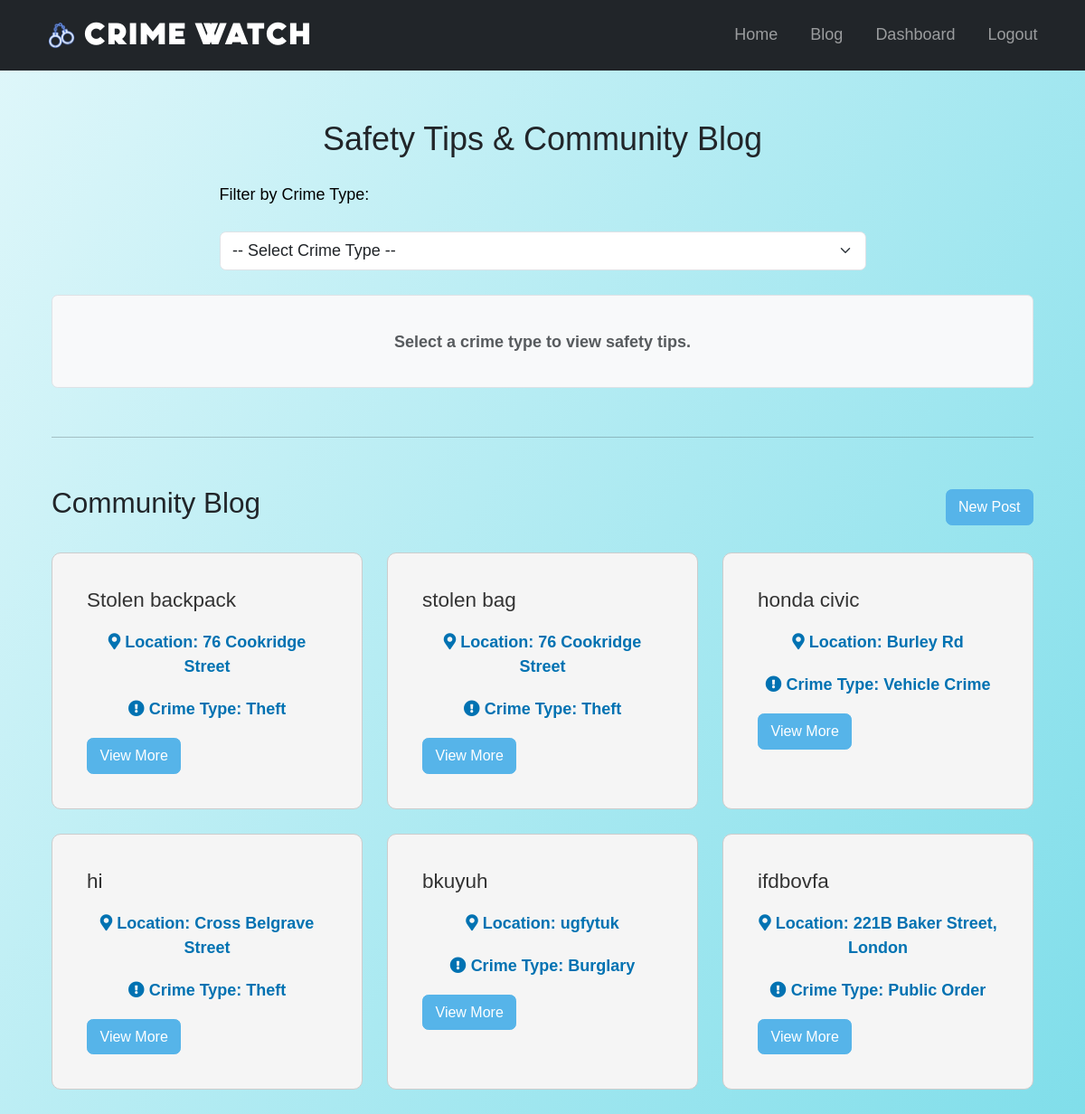
Before: /blog/blog (signed in) with the older database file.
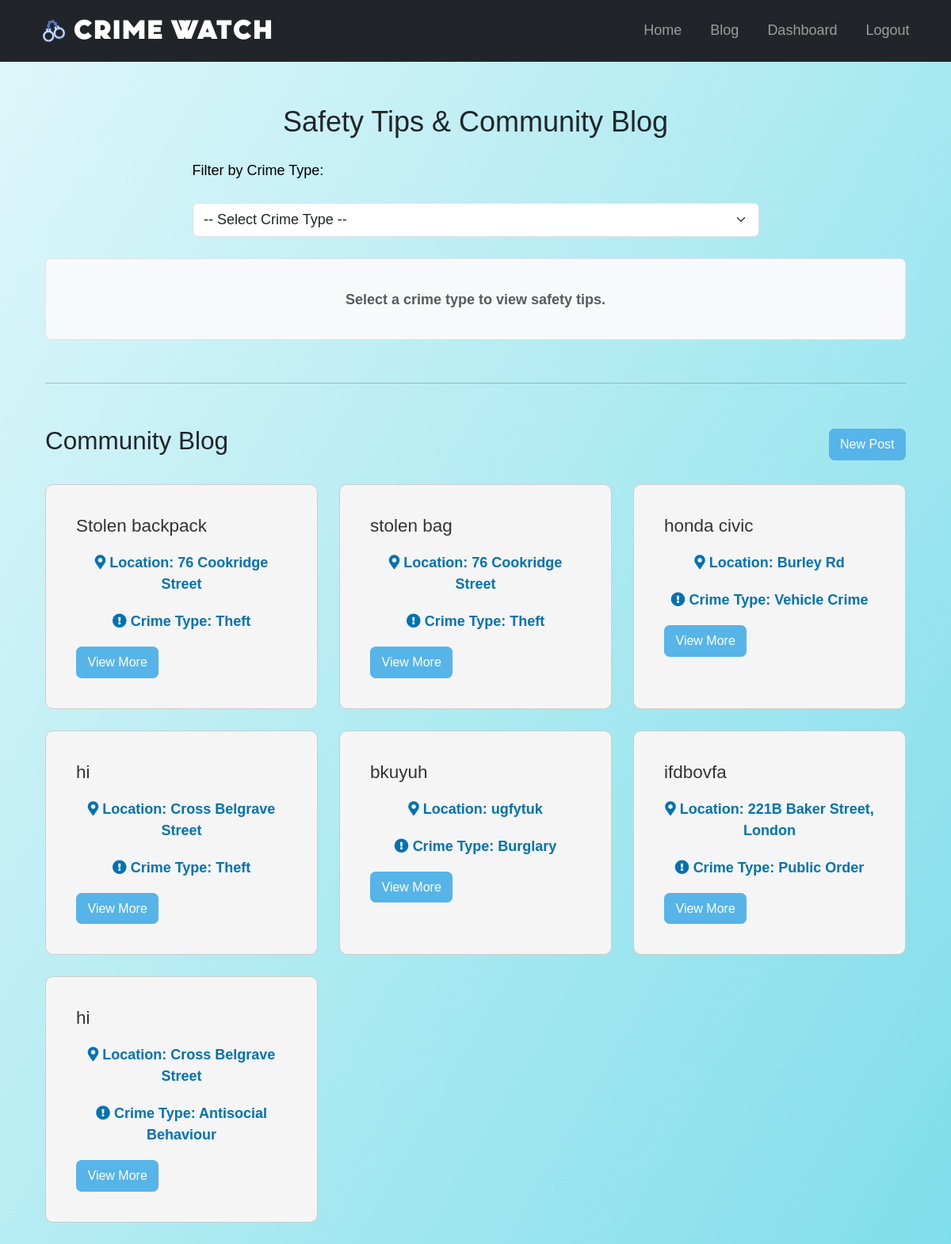
After: the same page with the newer database file.
### app/models.py (models this page shows)
class BlogPost(db.Model):
    __tablename__ = 'blog_post'
    id = db.Column(db.Integer, primary_key=True)
    title = db.Column(db.String(150), nullable=False)
    location = db.Column(db.String(150), nullable=False)
    description = db.Column(db.Text, nullable=False)
    crime_type = db.Column(db.String(50), nullable=False)
    created_by = db.Column(db.Integer, db.ForeignKey('user.id'), nullable=False)
    author = db.relationship('User', backref='blog_posts', lazy=True)  # Ensure correct backref here

### app/views.py (the view, shortened to what this page needs)
@blog.route('/blog', methods=['GET', 'POST'])
@login_required
def blog_page():
    crime_filter = request.args.get('crime_type')
    if crime_filter:
        posts = BlogPost.query.filter_by(crime_type=crime_filter).all()
    else:
        posts = BlogPost.query.all()
    print(f"Posts: {posts}")  # Debugging: Check if posts are being retrieved
    return render_template('blog.html', posts=posts)

### app/templates/blog.html (shortened to what this page needs)
{% extends "base.html" %}
{% block content %}
<div class="container mt-5">
    <h2 class="text-center mb-4">Safety Tips & Community Blog</h2>
    <div class="row justify-content-center mb-4">
        <div class="col-md-8">
            <form>
                <label for="crime_type" class="form-label">Filter by Crime Type:</label>
                <select id="crime_type" name="crime_type" class="form-select" onchange="showTipsAndPosts()">
                    <option value="">-- Select Crime Type --</option>
                </select>
            </form>
        </div>
    </div>
    <div id="safety-tips" class="mt-4 p-3 border rounded bg-light">
        <p class="text-muted">Select a crime type to view safety tips.</p>
    </div>
    <hr class="my-5">
    <div class="d-flex justify-content-between align-items-center mb-4">
        <h3>Community Blog</h3>
        <button type="button" class="btn btn-primary" data-bs-toggle="modal" data-bs-target="#postCrimeModal">
            New Post
        </button>
    </div>
    <div id="blog-posts" class="row row-cols-1 row-cols-md-3 g-4">
        {% if posts %}
            {% for post in posts %}
            <div class="col">
                <div class="card h-100">
                    <div class="card-body">
                        <h5 class="card-title">{{ post.title }}</h5>
                        <p class="card-text">
                            <i class="fas fa-map-marker-alt"></i> <strong>Location:</strong> {{ post.location }}
                        </p>
                        <p class="card-text">
                            <i class="fas fa-exclamation-circle"></i> <strong>Crime Type:</strong> {{ post.crime_type }}
                        </p>
                        <button
                            class="btn btn-primary"
                            data-bs-toggle="modal"
                            data-bs-target="#postModal"
                            onclick="showPostDetails('{{ post.title }}', '{{ post.location }}', '{{ post.crime_type }}', '{{ post.description }}', '{{ post.author.username if post.author else 'Unknown' }}')">
                            View More
                        </button>
                    </div>
                </div>
            </div>
            {% endfor %}
        {% else %}
            <p class="text-muted">No blog posts available. Create the first post!</p>
        {% endif %}
    </div>
</div>
{% endblock %}

### app/templates/base.html (shortened to what this page needs)
<!DOCTYPE html>
<html lang="en">
    <head>
        <link href="https://cdn.jsdelivr.net/npm/bootstrap@5.3.0/dist/css/bootstrap.min.css" rel="stylesheet">
        <link rel="stylesheet" href="https://cdnjs.cloudflare.com/ajax/libs/font-awesome/5.15.4/css/all.min.css">
        <link rel="stylesheet" href="https://unpkg.com/leaflet@1.7.1/dist/leaflet.css" />
        <link rel="stylesheet" href="https://unpkg.com/leaflet-control-geocoder/dist/Control.Geocoder.css" />
        <link rel="stylesheet" href="{{ url_for('static', filename='styles.css') }}">
    </head>
<body>
    <nav class="navbar navbar-expand-lg navbar-dark bg-dark">
        <div class="container">
            <a class="navbar-brand d-flex align-items-center title-heading" style="color: rgb(255, 255, 255);" href="{{ url_for('views.home') }}">
                <img src="{{ url_for('static', filename='Icon.png') }}" alt="App Icon" width="30" height="30" class="me-2">
                Crime Watch
            </a>
            <div class="collapse navbar-collapse" id="navbarNav">
                <ul class="navbar-nav ms-auto">
                    <li class="nav-item">
                        <a class="nav-link" href="{{ url_for('views.home') }}">Home</a>
                    </li>
                    {% if current_user.is_authenticated %}
                        <li class="nav-item">
                            <a class="nav-link" href="{{ url_for('blog.blog_page') }}">Blog</a>
                        </li>
                        <li class="nav-item">
                            <a class="nav-link" href="{{ url_for('views.dashboard') }}">Dashboard</a>
                        </li>
                        <li class="nav-item">
                            <a class="nav-link" href="{{ url_for('auth.logout') }}">Logout</a>
                        </li>
                    {% endif %}
                </ul>
            </div>
        </div>
    </nav>
    <main class="container my-4">
        {% block content %}{% endblock %}
    </main>
</body>
</html>

### app/static/styles.css (style rules this page uses)
html, body { height: 100%; margin: 0; padding: 0; font-family: 'Arial', sans-serif; font-size: 18px; background: linear-gradient(120deg, #e0f7fa, #80deea); background-size: cover; background-repeat: no-repeat; overflow-x: hidden; }
main { position: relative; z-index: 2; }
.title-heading { font-family: 'font1'; font-size: 3rem; font-weight: 600; color: #000; text-align: center; }
p { color: #ff0000; font-weight: bold; text-align: center; margin-top: 20px; }
nav { display: flex; justify-content: space-around; background-color: #333; padding: 1rem; position: fixed; top: 0; width: 100%; z-index: 1030; }
nav ul { list-style: none; display: flex; gap: 1rem; }
nav a { color: #fff; text-decoration: none; padding: 0.5rem; border-radius: 5px; }
.navbar-brand { font-size: 1.8rem; font-weight: bold; }
form { display: flex; flex-direction: column; gap: 1rem; color: rgb(0, 0, 0); }
.card { background-color: #f5f5f5; color: #333; border: 1px solid #ccc; border-radius: 10px; padding: 20px; margin: auto; max-width: 500px; z-index: 1020; }
.card-text { color: #0072b2; }
button, .btn { font-size: 16px; transition: background-color 0.3s ease; }
.btn-primary { background-color: #56b4e9; color: #fff; border: 1px solid #56b4e9; }

Changed rows visible on the page:
added BlogPost: title "hi", location "Cross Belgrave Street", crime_type "Antisocial Behaviour"
